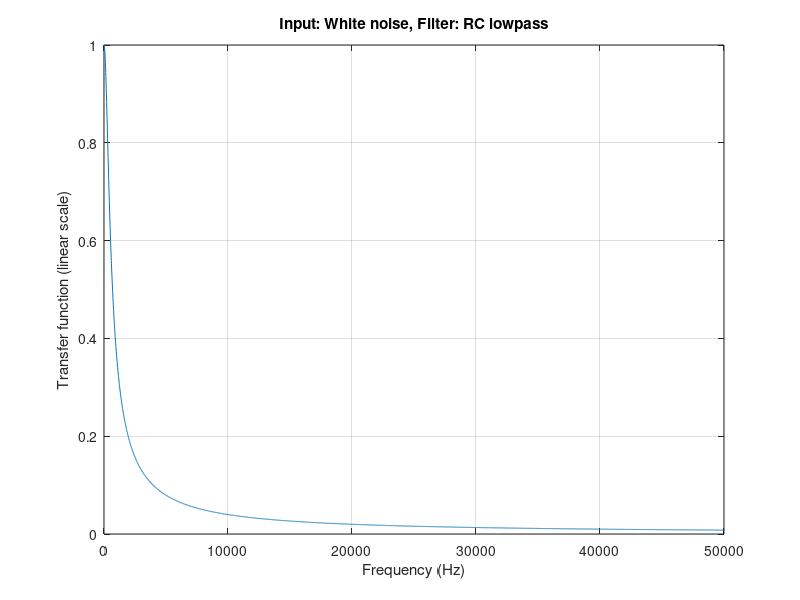
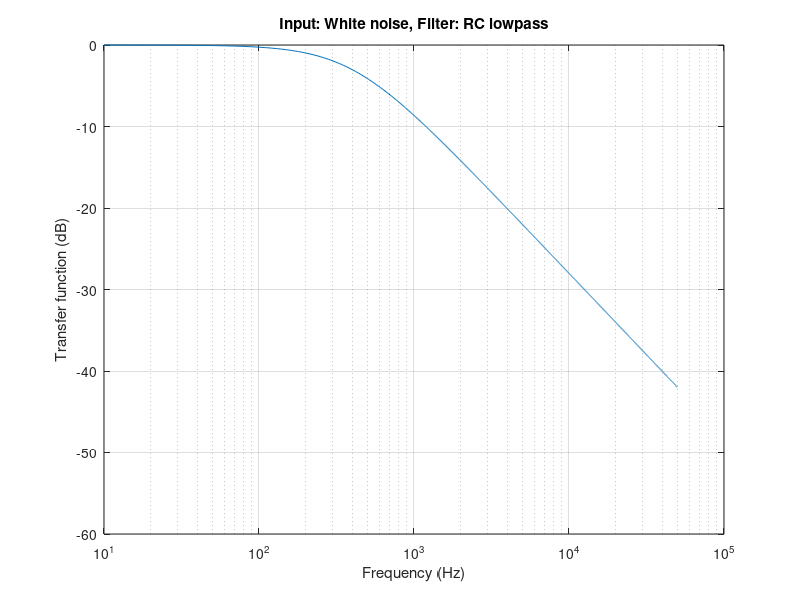
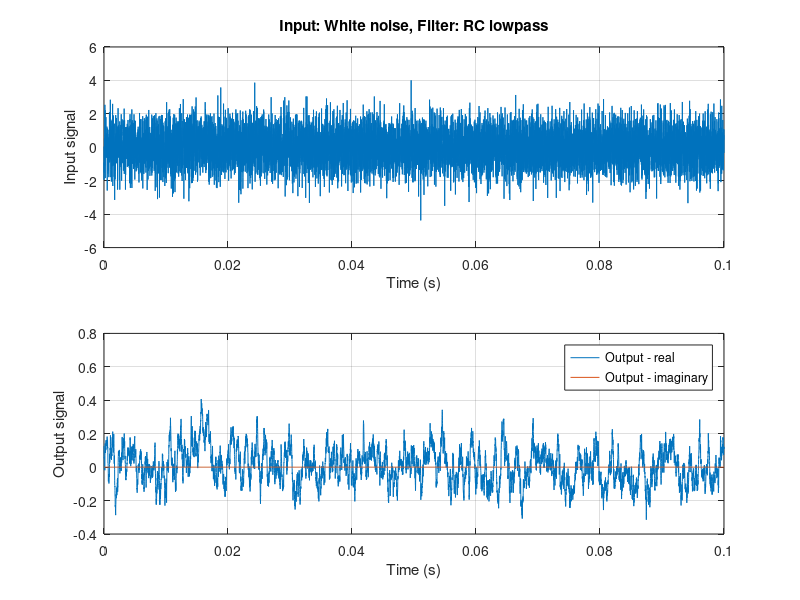
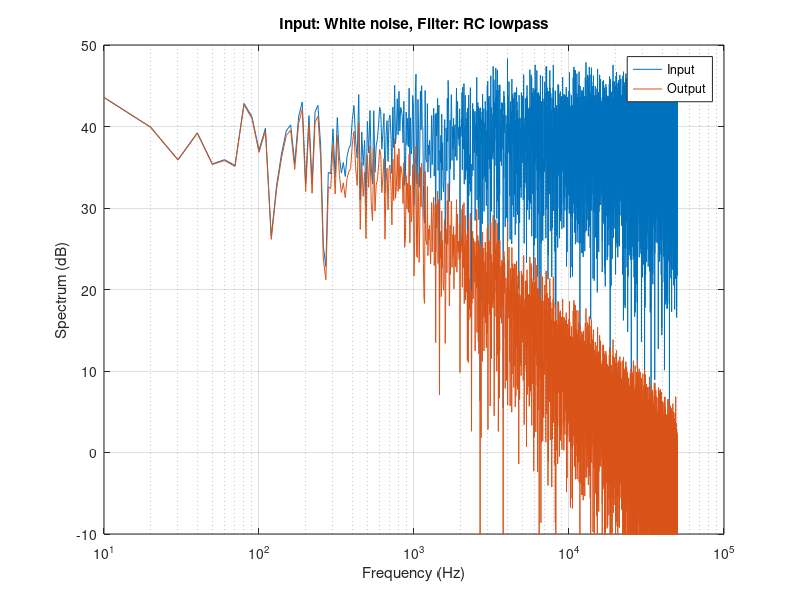

Write the MATLAB code that produced these figures, in order.
function FilterSim2()
%Example for NPSC2001 lecture that simulates the effect of an electronic
%band-pass filter.
%
%Alec Duncan, 
%Physics and Astronomy
%Curtin University 
%27/8/2019

SigTypes = {'White noise', 'Pulse', 'Sweep'};
FilterTypes = {'RC lowpass',  'Brick wall lowpass', 'Raised cosine lowpass', ...
    'RLC bandpass', 'Brick wall bandpass', 'Raised cosine bandpass' };  

dT = 1e-5;   %Simulation time step (s)
TSig = 0.1;  %Signal duration (s)
NSig = round(TSig/dT); %Number of samples
SpecDynRange = 60;  %Dynamic range for spectrum plots (dB)

%Make sure we have an even number of points
if rem(NSig, 2) ~= 0
    NSig = NSig + 1;
end

NFFT = NSig;
SigmaSignal = 1;   %Signal rms amplitude


%Choose filter type
FilterOpt = menu('Filter type:', FilterTypes);
FilterType = FilterTypes{FilterOpt};
   
%Choose signal type
SigOpt = menu('Input signal type:', SigTypes);
SigType = SigTypes{SigOpt};
    
%Create the required signal
NumExp = 100;
ZXStar = 0;
XXStar = 0;
for ii=1:NumExp
    
    TVec = (0:NSig-1)*dT;
    switch SigType
        case 'White noise' 
            XSig = randn(1, NSig) * SigmaSignal;  %Input signal
        case 'Pulse'
            PulseDelay = 5e-3; %(s)
            PulseLength = 10e-4; %(s)
            XSig = zeros(1, NSig);
            InSig = (TVec >= PulseDelay) & (TVec <= PulseDelay+PulseLength);
            XSig(InSig) = SigmaSignal;
        case 'Sweep'
            %Instantaneous angular frequency is Omega = dPhi/dt
            %So the argument of the sin is Phi = Integral(Omega).dt
            %This results in a division by 2 in the argument that you might not expect
            FMin = 100;
            FMax = 40000;
            Arg = 2*pi*(FMin*TVec + (FMax - FMin)*TVec.^2 / (2*TVec(end)));
            XSig = sqrt(2)*SigmaSignal * sin(Arg);
    end

    

    %Calculate the filter transfer function for positive frequencies
    %Do this at the frequencies we need for the FFT
    dF = 1/(NSig*dT);
    FVec1 = (0:NSig/2)*dF;         %Frequency vector for positive frequencies
    Omega = 2*pi*FVec1;
    
    switch FilterType    
        case 'RC lowpass'
            %Circuit is a series resistor and a parallel capacitor
            Rs = 200000;   %Series resistance (Ohms)
            Cp = 2e-9;     %Parallel capacitance (Farads)
            Av = 1./(1 + 1i*Omega*Rs*Cp);
            
        case 'Brick wall lowpass'
            Fc = 400;  %Cutoff frequency (Hz)
            Av = zeros(1, length(FVec1));
            %Easiest to do this using logical indexing
            IsBelowCutoff = (FVec1 <= Fc);
            Av(IsBelowCutoff) = 1;
        
        case 'Raised cosine lowpass'
            Fc = 400;  % Actually the - 6 dB point
            Av = zeros(1, length(FVec1));
            UseCosine = FVec1 <= 2*Fc;
            Av(UseCosine) = 0.5*(1 + cos(pi*FVec1(UseCosine)/(2*Fc)));
            
        case 'RLC bandpass'
            %Circuit is a series resistor shunted by a parallel tuned circuit - same as first PHYS2004 lab
            Rs = 200000;   %Series resistance (Ohms)
            Rp = 150000;   %Parallel resistance (Ohms)
            Lp = 0.3;      %Parallel inductance (Henrys)
            Cp = 10e-9;     %Parallel capacitance (Farads)
            Av = 1i*Omega*Lp/Rs ./ ((1 - Omega.^2*Lp*Cp) + 1i*Omega*Lp*(1/Rp + 1/Rs));


        case 'Brick wall bandpass'
            FMin = 2800;
            FMax = 3000;
            Av = zeros(1, length(FVec1));
            %Easiest to do this using logical indexing
            IsInBand = (FVec1 >= FMin) & (FVec1 <= FMax);
            Av(IsInBand) = 1; 
            
        case 'Raised cosine bandpass'
            FMin = 2800;  %These will be the -6 dB points
            FMax = 3000;
            Av = zeros(1, length(FVec1));
            F0 = (FMin + FMax)/2;
            BWidth = FMax - FMin;
            IsInBand = (FVec1 >= F0-BWidth) & (FVec1 <= F0+BWidth);
            Av(IsInBand) = 0.5 *(1 + cos(pi*(FVec1(IsInBand) - F0)/BWidth));
    end

    %Make the full frequency vector that includes the negative frequencies
    %and the corresponding transfer function.  Remember the negative frequency
    %values have to be complex conjugates of the corresponding positive
    %frequency values.
    FVecAll = [FVec1 -fliplr(FVec1(2:end-1))];
    AvAll = [Av conj(fliplr(Av(2:end-1)))];
    
    
    XSpec = fft(XSig);  %Calculate the spectrum of the signal, this is X
    X = XSpec;
    XStar = conj(X);
    
    YSpec = XSpec .* AvAll;  %Multiply by the transfer function
    
    noiseStdDev = 0.2;
    
    noise = randn(size(XSig));
    
    YSig = ifft(YSpec);  %Finally inverse fft to get the fitered signal
    Z = YSig + noiseStdDev * noise;

    ZXStar = ZXStar + (fft(Z) .* XStar);
    XXStar = XXStar + (X .* XStar);
end
ZXStarAvg = 1/NumExp * ZXStar;
XXStarAvg = 1/NumExp * XXStar;

H = ZXStarAvg./XXStarAvg;
magH = sqrt(H .* conj(H));
plotAv = abs(AvAll(1:length(AvAll)/2+1));
figure(5)
subplot(2,1,1)
hold on
plot(FVec1, magH(1:length(magH)/2+1), 'r-')
plot(FVec1, plotAv, 'b-')
legend('magH', 'Av')
ylabel('Calculated Spectrum')
ylim([0 1])
hold off
subplot(2,1,2)
hold on
plot(FVec1, rad2deg(angle(H(1:length(magH)/2+1))), 'r-');
plot(FVec1, rad2deg(angle(AvAll(1:length(AvAll)/2+1))), 'b-');
ylabel('Phase (deg) ');
xlabel('Frequency (Hz)');
hold off

figure(6)
plot(FVec1, ZXStarAvg(1:length(ZXStarAvg)/2+1));
title('ZX*')
figure(7)
plot(FVec1, XXStarAvg(1:length(XXStarAvg)/2+1));
title('XX*')


TitleTxt = ['Input: ' SigType ', Filter: ' FilterType];

%Plot the filter transfer - first on linear axes
figure(1);
clf;
hold on;
plot(FVec1, abs(Av))
ylabel('Transfer function (linear scale)');
title(TitleTxt);
xlabel('Frequency (Hz)');
grid on;
box on;


figure(2);
clf;
hold on;
PltVals = 20*log10(abs(Av));
MaxPltVal = ceil(max(PltVals)/10)*10; %Round to nxt highest multiple of 10 dB
MinPltVal = MaxPltVal-SpecDynRange;
IsBad = isinf(PltVals) | isnan(PltVals);
PltVals(IsBad) = MinPltVal;
plot(FVec1, PltVals)
ylabel('Transfer function (dB)');
title(TitleTxt);
xlabel('Frequency (Hz)');
set(gca, 'XScale', 'log')
set(gca, 'YLim', [MinPltVal MaxPltVal]);
grid on;
box on;


%Plot up the time domain signals
figure(3);
clf
subplot(2,1,1);
hold on;
plot(TVec, XSig);
grid on;
box on;
ylabel('Input signal');
xlabel('Time (s)');
title(TitleTxt);


subplot(2,1,2);
hold on;
%YSig should theoretically be real but rounding error will result in it
%having a small imaginary part.  It is a good idea to plot this to make
%sure it is small.  If it isn't it means there is a problem with the way
%the transfer function has been extended to include negative frequencies.
%This has saved me many times, including this time!
plot(TVec, real(YSig));
plot(TVec, imag(YSig));
legend('Output - real', 'Output - imaginary');
grid on;
box on;
ylabel('Output signal');
xlabel('Time (s)');

    

    
%And their spectra (positive frequencies only)
IndPos = 1:NFFT/2+1;

figure(4);
clf;
hold on;
PltVals = 20*log10(abs(XSpec(IndPos)));
MaxPltVal = ceil(max(PltVals)/10)*10; %Round to next highest multiple of 10 dB
MinPltVal = MaxPltVal-SpecDynRange;
    
YPltVals = 20*log10(abs(YSpec(IndPos)));
IsBad = isnan(YPltVals) | isinf(YPltVals);
YPltVals(IsBad) = MinPltVal;
    
plot(FVec1, PltVals)
plot(FVec1, YPltVals)
ylabel('Spectrum (dB)');
title(TitleTxt);
xlabel('Frequency (Hz)');
legend('Input', 'Output')
set(gca, 'XScale', 'log')
set(gca, 'YLim', [MinPltVal MaxPltVal]);
grid on;
box on;
